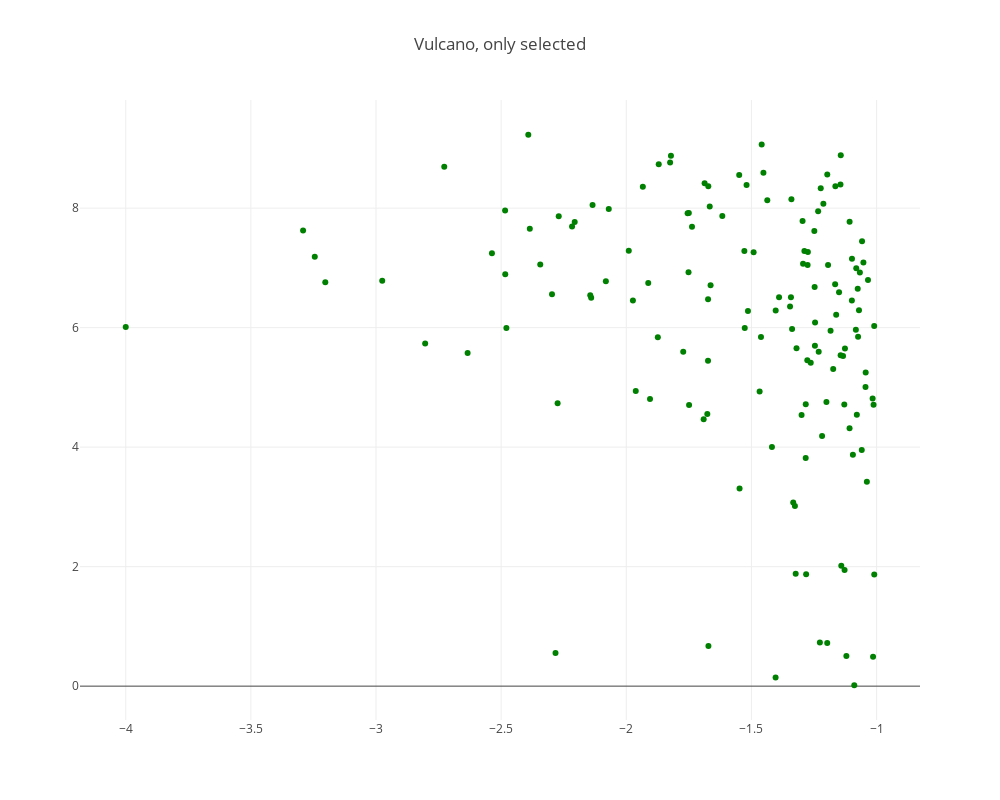

The notebook cell this image was saved under:
### Code cell
#interactive plot 'logFC',y='log10p'
trace_2 = go.Scatter(
    x=selection.logFC,
    y=selection.log10p,
    mode='markers',
    name='MA Plot',
    text = text_list,
    hoverinfo = 'text',
    marker=dict(
        #size=16,
        color = 'green'#np.log10(temp.Score), #set color equal to a variable
        #colorscale='Bluered',
        #showscale=True
    )
)

layout = dict(title='Vulcano, only selected',
             width=1000,
             height=800)


fig = go.Figure(data=[trace_2], 
                layout=layout)
iplot(fig, filename='test')

### Figure 1 — Plotly figure (JSON) as saved in the notebook; plotly's stock layout.template omitted (floating-point values rounded to 4 significant figures; data arrays with more than 128 entries replaced by an {"elided": "..."} marker saying what was removed)
{"data": [{"hoverinfo": "text", "marker": {"color": "green"}, "mode": "markers", "name": "MA Plot", "text": {"elided": "141 str values"}, "type": "scatter", "uid": "015b4cdb-daff-44cf-ab8a-c235afdc53e9", "x": {"elided": "141 float values"}, "y": {"elided": "141 float values"}}], "layout": {"height": 800, "title": {"text": "Vulcano, only selected"}, "width": 1000}}
